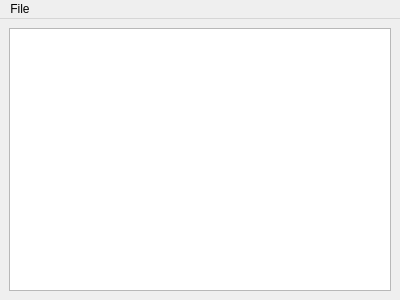
<?xml version="1.0" encoding="UTF-8"?>
<ui version="4.0">
 <class>DocumentWindowSpecWindow</class>
 <widget class="QMainWindow" name="DocumentWindowSpecWindow">
  <property name="geometry">
   <rect>
    <x>0</x>
    <y>0</y>
    <width>400</width>
    <height>300</height>
   </rect>
  </property>
  <property name="windowTitle">
   <string>MainWindow</string>
  </property>
  <widget class="QWidget" name="centralwidget">
   <layout class="QVBoxLayout" name="verticalLayout">
    <item>
     <widget class="QPlainTextEdit" name="plainTextEdit"/>
    </item>
   </layout>
  </widget>
  <widget class="QMenuBar" name="menubar">
   <property name="geometry">
    <rect>
     <x>0</x>
     <y>0</y>
     <width>400</width>
     <height>22</height>
    </rect>
   </property>
   <widget class="QMenu" name="menuFile">
    <property name="title">
     <string>File</string>
    </property>
    <widget class="QMenu" name="menuOpen_recent">
     <property name="title">
      <string>Open recent</string>
     </property>
     <addaction name="actionNone"/>
    </widget>
    <addaction name="menuOpen_recent"/>
   </widget>
   <addaction name="menuFile"/>
  </widget>
  <action name="actionNone">
   <property name="enabled">
    <bool>false</bool>
   </property>
   <property name="text">
    <string>None</string>
   </property>
  </action>
 </widget>
 <resources/>
 <connections/>
</ui>
